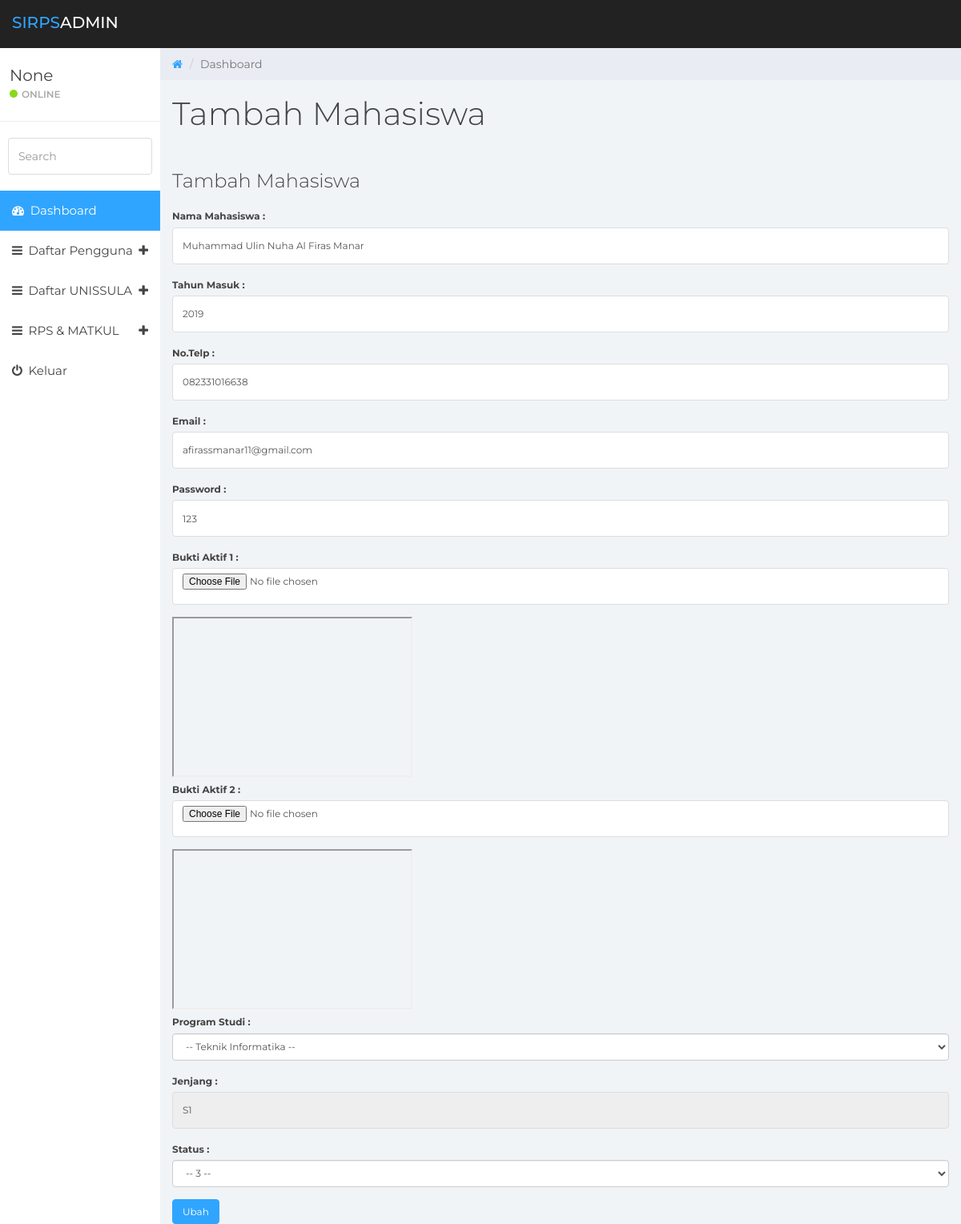
Page /admin/Home/Master/vUbah_Mahasiswa.php?idMahasiswa=12 on the committed database.
### tables this page shows
CREATE TABLE `tbl_mahasiswa` (
  `idMahasiswa` int(11) NOT NULL,
  `namaMahasiswa` varchar(255) NOT NULL,
  `tahunMasuk` int(11) NOT NULL,
  `noTelpMahasiswa` varchar(20) NOT NULL,
  `emailMahasiswa` varchar(255) NOT NULL,
  `passwordMahasiswa` varchar(255) NOT NULL,
  `buktiAktif_pertama` varchar(255) NOT NULL,
  `buktiAktif_kedua` varchar(255) NOT NULL,
  `jurusanMahasiswa` varchar(255) NOT NULL,
  `jenisIdentitas` varchar(255) NOT NULL,
  `status` int(11) DEFAULT NULL
);

### admin/Home/Master/vUbah_Mahasiswa.php (the view, shortened to what this page needs)
<!DOCTYPE html>
<html>
<head>
    <link href="../css/bootstrap.min.css" rel="stylesheet">
    <link href="../css/font-awesome.min.css" rel="stylesheet">
    <link href="../css/datepicker3.css" rel="stylesheet">
    <link href="../css/styles.css" rel="stylesheet">
</head>
<?php
$idMahasiswa = $_GET['idMahasiswa'];
include '../../././../database/koneksi.php';
$sql = "SELECT * FROM tbl_mahasiswa WHERE idMahasiswa = $idMahasiswa";
$result = mysqli_query($conn, $sql);
if ($result && mysqli_num_rows($result) > 0) {
    $mahasiswa = mysqli_fetch_assoc($result);
    $idMahasiswa = $mahasiswa['idMahasiswa'];
    $namaMahasiswa = $mahasiswa['namaMahasiswa'];
    $tahunMasuk = $mahasiswa['tahunMasuk'];
    $noTelpMahasiswa = $mahasiswa['noTelpMahasiswa'];
    $emailMahasiswa = $mahasiswa['emailMahasiswa'];
    $passwordMahasiswa = $mahasiswa['passwordMahasiswa'];
    $buktiAktif_pertama = $mahasiswa['buktiAktif_pertama'];
    $buktiAktif_kedua = $mahasiswa['buktiAktif_kedua'];
    $jurusanMahasiswa = $mahasiswa['jurusanMahasiswa'];
    $jenisIdentitas = $mahasiswa['jenisIdentitas'];
    $status = $mahasiswa['status'];
} else {
    echo "Data dosen tidak ditemukan.";
}
?>
<body>
    <nav class="navbar navbar-custom navbar-fixed-top" role="navigation">
        <div class="container-fluid">
            <div class="navbar-header">
                <a class="navbar-brand" href="#"><span>SIRPS</span>Admin</a>
            </div>
        </div>
    </nav>
    <div id="sidebar-collapse" class="col-sm-3 col-lg-2 sidebar">
        <div class="profile-sidebar">
            <div class="profile-usertitle">
                <div class="profile-usertitle-name">
                    <?php
                    if (isset($_SESSION['emailAdmin'])) {
                        echo $_SESSION['emailAdmin'];
                    } else {
                        echo "None";
                    }
                    ?>
                </div>
                <div class="profile-usertitle-status"><span class="indicator label-success"></span>Online</div>
            </div>
        </div>
        <form role="search">
            <div class="form-group">
                <input type="text" class="form-control" placeholder="Search">
            </div>
        </form>
        <ul class="nav menu">
            <li class="active"><a href="../home.php"><em class="fa fa-dashboard">&nbsp;</em> Dashboard</a></li>
            <li class="parent "><a data-toggle="collapse" href="#sub-item-1">
                    <em class="fa fa-navicon">&nbsp;</em> Daftar Pengguna <span data-toggle="collapse" href="#sub-item-1" class="icon pull-right"><em class="fa fa-plus"></em></span>
                </a>
            </li>
            <li class="parent "><a data-toggle="collapse" href="#sub-item-2">
                    <em class="fa fa-navicon">&nbsp;</em> Daftar UNISSULA <span data-toggle="collapse" href="#sub-item-2" class="icon pull-right"><em class="fa fa-plus"></em></span>
                </a>
            </li>
            <li class="parent "><a data-toggle="collapse" href="#sub-item-3">
                    <em class="fa fa-navicon">&nbsp;</em> RPS & MATKUL <span data-toggle="collapse" href="#sub-item-3" class="icon pull-right"><em class="fa fa-plus"></em></span>
                </a>
            </li>
            <li><a href=".././././../controller/admin/prosesLogout_Admin.php"><em class="fa fa-power-off">&nbsp;</em> Keluar</a></li>
        </ul>
    </div>
    <div class="col-sm-9 col-sm-offset-3 col-lg-10 col-lg-offset-2 main">
        <div class="row">
            <ol class="breadcrumb">
                <li><a href="#">
                        <em class="fa fa-home"></em>
                    </a></li>
                <li class="active">Dashboard</li>
            </ol>
        </div>
        <div class="row">
            <div class="col-lg-12">
                <h1 class="page-header">Tambah Mahasiswa</h1>
            </div>
        </div>
        <h3 style="margin-bottom: 20px;">Tambah Mahasiswa</h3>
        <form action="../../././../controller/admin/prosesUbah_Mahasiswa.php?idMahasiswa=<?= $idMahasiswa; ?>" method="post" enctype="multipart/form-data">
            <div class="form-group">
                <label for="nama" style="font-size: 12px;">Nama Mahasiswa :</label>
                <input type="text" class="form-control" id="nama" name="namaMahasiswa" value="<?= $namaMahasiswa ?>" required style="font-size: 12px;">
            </div>
            <div class="form-group">
                <label for="nama" style="font-size: 12px;">Tahun Masuk :</label>
                <input type="text" class="form-control" id="nama" name="tahunMasuk" value="<?= $tahunMasuk ?>" required style="font-size: 12px;">
            </div>
            <div class="form-group">
                <label for="nama" style="font-size: 12px;">No.Telp :</label>
                <input type="text" class="form-control" id="nama" name="noTelpMahasiswa" value="<?= $noTelpMahasiswa ?>" required style="font-size: 12px;">
            </div>
            <div class="form-group">
                <label for="nama" style="font-size: 12px;">Email :</label>
                <input type="text" class="form-control" id="nama" name="emailMahasiswa" value="<?= $emailMahasiswa ?>" required style="font-size: 12px;">
            </div>
            <div class="form-group">
                <label for="nama" style="font-size: 12px;">Password :</label>
                <input type="text" class="form-control" id="nama" name="passwordMahasiswa" value="<?= $passwordMahasiswa ?>" required style="font-size: 12px;">
            </div>
            <div class="form-group">
                <label for="nama" style="font-size: 12px;">Bukti Aktif 1 :</label>
                <input type="file" class="form-control" id="nama" name="buktiAktif_pertama" style="font-size: 12px;">
            </div>
            <iframe src="../../../uploads/<?= $buktiAktif_pertama ?>" width="300px" height="200px"></iframe>
            <div class="form-group">
                <label for="nama" style="font-size: 12px;">Bukti Aktif 2 :</label>
                <input type="file" class="form-control" id="nama" name="buktiAktif_kedua" style="font-size: 12px;">
            </div>
            <iframe src="../../../uploads/<?= $buktiAktif_kedua ?>" width="300px" height="200px"></iframe>
            <div class="form-group">
                <label for="programStudi" style="font-size: 12px;">Program Studi :</label>
                <select class="form-control" id="jurusanMahasiswa" name="jurusanMahasiswa" required style="font-size: 12px;">
                    <option value="" disabled selected>-- <?= $jurusanMahasiswa ?> --</option>
                </select>
            </div>
            <div class="form-group">
                <label for="jenjang" style="font-size: 12px;">Jenjang :</label>
                <input type="text" class="form-control" id="jenjang" value="<?= $jenisIdentitas ?>" name="jenisIdentitas" style="font-size: 12px;" readonly required>
            </div>
            <div class="form-group">
                <label for="status" style="font-size: 12px;">Status :</label>
                <select class="form-control" id="status" name="status" required style="font-size: 12px;">
                    <option value="" disabled selected>-- <?= $status ?> --</option>
                </select>
            </div>
            <button type="submit" class="btn btn-primary" style="font-size: 12px;">Ubah</button>
        </form>
    </div>
</body>
</html>

### admin/Home/css/styles.css (style rules this page uses)
body { background: #f1f4f7; padding-top: 60px; font-size: 14px; color: #444444; font-family: "Montserrat", "Helvetica Neue", Helvetica, Arial, sans-serif; }
a, a:hover, a:focus { color: #30a5ff; }
h1, h2, h3, h4, h5, h6 { color: #444444; }
h1 { font-weight: 300; font-size: 40px; }
h3, h4 { font-weight: 300; }
input.form-control { border: 1px solid #ddd; box-shadow: none; height: 46px; }
.navbar-custom { background: #222; height: 60px; }
.navbar-header .navbar-brand { color: #fff; font-size: 20px; text-transform: uppercase; font-weight: 500; height: 60px; padding-top: 18px; }
.navbar-header .navbar-brand span { color: #30a5ff; }
.btn-primary, .btn-primary:hover, .btn-primary:focus, .btn-primary:active, .btn-primary.active, .open > .dropdown-toggle.btn-primary, .btn-primary.disabled, .btn-primary[disabled], fieldset[disabled] .btn-primary, .btn-primary.disabled:hover, .btn-primary[disabled]:hover, fieldset[disabled] .btn-primary:hover, .btn-primary.disabled:focus, .btn-primary[disabled]:focus, fieldset[disabled] .btn-primary:focus, .btn-primary.disabled:active, .btn-primary[disabled]:active, fieldset[disabled] .btn-primary:active, .btn-primary.disabled.active, .btn-primary[disabled].active, fieldset[disabled] .btn-primary.active { background-color: #30a5ff; border-color: #30a5ff; }
.label-success { background-color: #8ad919; }
.navbar { border: 0; }
.sidebar { display: block; padding: 0; display: none; box-shadow: none; background: #fff; }
.sidebar ul { margin: 20px 0px; }
.sidebar form { padding: 10px 0 0 0; margin: 10px 10px 20px 10px; }
@media (min-width: 768px) { .sidebar { display: block; position: fixed; top: 60px; bottom: 0; left: 0; z-index: 1000; display: block; margin: 0; padding: 0; overflow-x: hidden; overflow-y: auto; } }
@media (min-width: 768px) { .navbar-header { width: 100%; } }
.sidebar ul.nav .active a, .sidebar ul.nav li.parent a.active, .sidebar ul.nav .active > a:hover, .sidebar ul.nav li.parent a.active:hover, .sidebar ul.nav .active > a:focus, .sidebar ul.nav li.parent a.active:focus { color: #fff; background-color: #30a5ff; }
.sidebar ul.nav li a { height: 50px; font-size: 15px; line-height: 2em; color: #444444; }
.profile-sidebar { padding: 10px 0; border-bottom: 1px solid #e9ecf2; }
.indicator { width: 10px; height: 10px; display: inline-block; border-radius: 9999px; margin-right: 5px; }
.profile-usertitle { float: left; text-align: left; margin: 10px 0 0 12px; }
.profile-usertitle-name { font-size: 20px; margin-bottom: 0px; }
.profile-usertitle-status { text-transform: uppercase; color: #AAA; font-size: 12px; font-weight: 600; margin-bottom: 15px; }
.breadcrumb { border-radius: 0; padding: 10px 15px 10px 15px; background: #e9ecf2; margin: 0; }
h1.page-header { margin-top: 20px; border-bottom: 0; }

### rows in the picture
tbl_mahasiswa: namaMahasiswa "Muhammad Ulin Nuha Al Firas Manar", tahunMasuk "2019", noTelpMahasiswa "082331016638", emailMahasiswa "afirassmanar11@gmail.com", passwordMahasiswa "123", jenisIdentitas "S1"
